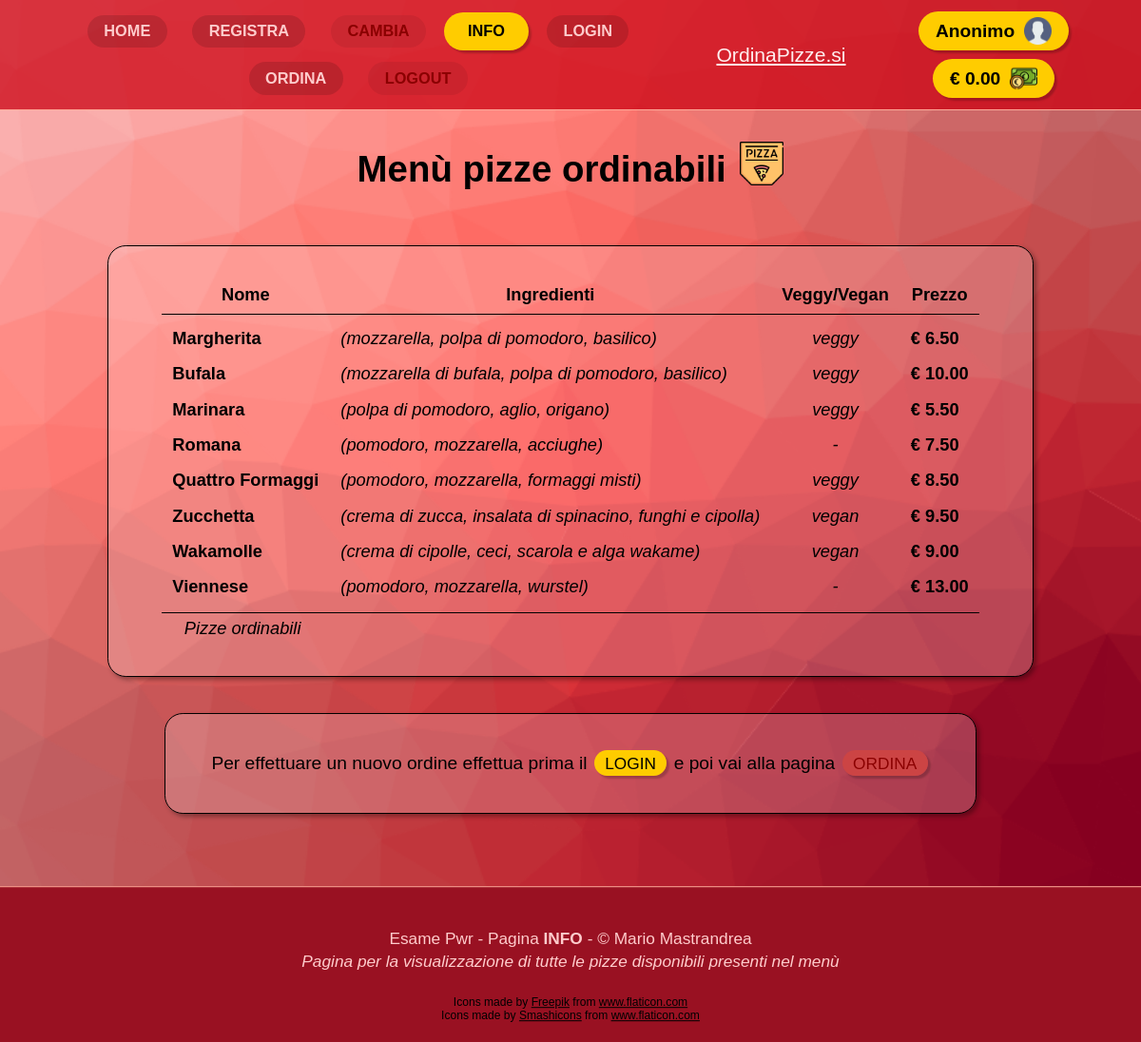
The app's page /website_pwr__project_copy/info/info.php with its own data.
### tables this page shows
CREATE TABLE `pizze` (
  `id` int(10) UNSIGNED NOT NULL,
  `ingredienti` varchar(60) NOT NULL,
  `nome` varchar(32) NOT NULL,
  `tipo` enum('veggy','vegan') DEFAULT NULL,
  `prezzo` int(10) UNSIGNED NOT NULL,
  `qty` smallint(5) UNSIGNED NOT NULL
);

### website_pwr__project_copy/session_code.php (called while the page is built, shortened)
<?php
   $is_user_authenticated = $_SESSION["is-user-authenticated"] ?? false;
   $is_user_manager = $_SESSION["logged-in-user"]["is-user-manager"] ?? false;
?>

### website_pwr__project_copy/info/retrieve_available_pizzas.php (called while the page is built, shortened)
<?php
   require "../db_utilities.php";
   $error_messages = array();
   $connection = mysqli_connect("localhost", "uWeak", "posso_leggere?", "pizzasporto", 8889);
   $statement = null;
   $available_menu_pizzas = retrieve_available_pizzas_from_db($connection, $statement, $error_messages);
   $error_occurred = count($error_messages) > 0;
?>

### website_pwr__project_copy/db_utilities.php (called while the page is built, shortened)
<?php
   function retrieve_available_pizzas_from_db(&$connection, &$statement, &$error_messages) {
      return retrieve_pizzas_with_min_qty(1, $connection, $statement, $error_messages);
   }
   function retrieve_pizzas_with_min_qty($min_qty, &$connection, &$statement, &$error_messages) {
      $query = "SELECT  id, ingredienti, nome, tipo, prezzo, qty
                  FROM `pizzasporto`.`pizze`
                 WHERE  qty >= ?";
      $statement = mysqli_prepare($connection, $query);
      mysqli_stmt_bind_param($statement, "i", $min_qty);
      mysqli_stmt_execute($statement);
      $menu_pizzas = array();
      mysqli_stmt_bind_result($statement, $pizza_id, $pizza_ingredients, $pizza_name,
                                 $pizza_type, $pizza_price, $pizza_qty);
      while(mysqli_stmt_fetch($statement)) {
         $menu_pizzas[$pizza_id] = array(
            "id" => $pizza_id,
            "ingredients" => $pizza_ingredients,
            "name" => $pizza_name,
            "type" => $pizza_type ?? "-",
            "price" => floatval($pizza_price) / 100.0,
            "qty" => $pizza_qty
         );
      }
      return $menu_pizzas;
   }
?>

### website_pwr__project_copy/info/info_content.php (the view, shortened to what this page needs)
         </ul>  <?php
   $menu_table_rows = array();
   foreach($available_menu_pizzas as $pizza_id => $pizza_info) {
      $pizza_info["price"] = number_format($pizza_info["price"], 2);
      $row = "";
      if($is_user_authenticated) {
         $row =
            "<tr>
               <td class=\"pizza-name\">{$pizza_info['name']}</td>
               <td class=\"pizza-ingredients\">({$pizza_info['ingredients']})</td>
               <td class=\"pizza-type\">{$pizza_info['type']}</td>
               <td class=\"pizza-qty\">{$pizza_info['qty']}</td>
               <td class=\"pizza-price\"><span class=\"no-wrap\">&euro; {$pizza_info['price']}</span></td>
            </tr>";
      }
      else {
         $row =
            "<tr>
               <td class=\"pizza-name\">{$pizza_info['name']}</td>
               <td class=\"pizza-ingredients\">({$pizza_info['ingredients']})</td>
               <td class=\"pizza-type\">{$pizza_info['type']}</td>
               <td class=\"pizza-price\"><span class=\"no-wrap\">&euro; {$pizza_info['price']}</span></td>
            </tr>";
      }
      array_push($menu_table_rows, $row);
   }
   $menu_table_rows = join("\n", $menu_table_rows);
   $menu_table_header = "";
   if($is_user_authenticated) {
      $menu_table_header =
         "<tr>
            <th>Nome</th>
            <th>Ingredienti</th>
            <th>Veggy/Vegan</th>
            <th>Quantit&agrave;</th>
            <th>Prezzo</th>
         </tr>";
   }
   else {
      $menu_table_header =
         "<tr>
            <th>Nome</th>
            <th>Ingredienti</th>
            <th>Veggy/Vegan</th>
            <th>Prezzo</th>
         </tr>";
   }
 ?>
<table id="menu-pizzas-table">
   <caption>Pizze ordinabili</caption>
   <thead>
      <?= $menu_table_header ?>
   </thead>
   <tbody>
      <?= $menu_table_rows ?>
   </tbody>
</table>

### website_pwr__project_copy/info/info.php (shortened to what this page needs)
<?php
   require "../pages_utilities.php";
   require "../session_code.php";
   require "../logout/logout_check.php";
   require "retrieve_available_pizzas.php";
?>
<!DOCTYPE html>
<html lang="it">
<head>
   <link rel="stylesheet" href="../styles.css">
   <link rel="stylesheet" href="info.css">
</head>
<body>
   <?= print_header_and_select("info", $is_user_authenticated, $is_user_manager) ?>
   <div class="main-container">
      <h1>  <?php
         if($error_occurred && !$no_available_pizzas) {  ?>
            Si &egrave; verificato un errore <img src="../images/red_error.png" alt="red error icon" class="inline"> <?php
         }
         else { ?>
            Men&ugrave; pizze ordinabili
               <img src="../images/icons/pizza_box_icon.png" alt="pizza box icon" class="inline"> <?php
         } ?>
      </h1>
      <main id="menu-info-box" class="main-box">
         <?php
            require "info_content.php";
         ?>
      </main>
      <?php
         if(!$error_occurred) { ?>
            <div class="main-box" id="suggestion-box">
               <p>Per effettuare un nuovo ordine <?= $is_user_authenticated ?
                  " vai alla pagina <a href=\"../ordina/ordina.php\"><span class=\"page-name\">ORDINA</span></a>" :
                  " effettua prima il <a href=\"../login/login.php\"><span class=\"page-name\">LOGIN</span></a>
                  e poi vai alla pagina <span class=\"page-name disabled\">ORDINA</span>" ?>
               </p>
            </div> <?php
         } ?>
   </div>
   <?= print_footer_of_page("info") ?>
</body>
</html>

### website_pwr__project_copy/pages_utilities.php (shortened to what this page needs)
<?php
   function print_header_and_select($page_selected, $is_user_authenticated, $is_user_manager) {
      global $menu_items;
      $is_user_manager = $is_user_manager === true ? true : false;
      $is_user_authenticated = $is_user_authenticated === true ? true : false;
      if(isset($page_selected) && array_key_exists($page_selected, $menu_items)
         && $page_selected !== "finale") {
         if($page_selected === "conferma")
            $menu_items["ordina"]["selected"] = "selected";
         else
            $menu_items[$page_selected]["selected"] = "selected";
      }
      if(!$is_user_manager)
         disable_page("cambia", $menu_items);
      if($is_user_authenticated) {
         disable_page("login", $menu_items);
      }
      else {
         disable_page("logout", $menu_items);
      }
      $menu_output = array();
      foreach($menu_items as $item) {
         if($item["name"] === "CONFERMA" || $item["name"] === "FINALE") continue;
         $menu_open_tag_element = $item["disabled"] === "disabled" ? "div" : "a href=\"{$item['href']}\"";
         $menu_end_tag_element = $item["disabled"] === "disabled" ? "div" : "a";
         array_push($menu_output,
            "<$menu_open_tag_element class=\"menu-item {$item['selected']} {$item['disabled']}\" title=\"{$item['title']}\">
               {$item['name']}
            </$menu_end_tag_element>");
      }
      $menu_output = join("\n", $menu_output);
      $username = $_SESSION["logged-in-user"]["username"] ?? "Anonimo";
      $money = number_format($_SESSION["logged-in-user"]["money"] ?? 0.0, 2);
      $username_title = $is_user_authenticated ? ($is_user_manager ? "Utente gestore &apos;$username&apos; autenticato" :
                         "Utente &apos;$username&apos; autenticato") : "Utente non autenticato";
      $user_image_name = $is_user_authenticated ? ($is_user_manager ? "manager_user" : "user") : "anonymous_user";
      $money_title = $money === "0.00" ? "Portafoglio vuoto" : "Il tuo portafoglio: &euro; $money";
      $user_info_output =
         "<div class=\"username-box\" title=\"$username_title\">
            <span class=\"username\">$username</span>
            <img src=\"../images/$user_image_name.png\" alt=\"user icon\" class=\"inline\">
         </div>
         <div class=\"money-box\" title=\"$money_title\">
            <span class=\"money\" id=\"user-current-money\">&euro; $money</span>
            <img src=\"../images/money.png\" alt=\"money icon\" class=\"inline\">
         </div>";
      $website_title_box =
         "<div class=\"website-title\" title=\"Nome del sito\">
            <a href=\"../home/home.php\">OrdinaPizze.si</a>
         </div>";
      $header_output =
         "<header class=\"row-header\">
            <nav class=\"menu-flex-row\">
               $menu_output
            </nav>
            $website_title_box
            <div class=\"user-info-flex-row\">
               $user_info_output
            </div>
         </header>";
      return $header_output;
   }
   function disable_page($page_name, &$menu_items) {
      $menu_items[$page_name]["disabled"] = "disabled";
   }
   function print_footer_of_page($page_name) {
      global $menu_items;
      $page_description = isset($page_name) ? $menu_items[$page_name]["description"] : "Errore";
      $page_link = isset($page_name) ? $menu_items[$page_name]["href"] : "#"; ?>
      <footer class="footer-flex-row">
         <div class="footer-content">
            <div class="page-info">
               <p>Esame Pwr - Pagina <a href="<?= $page_link ?>" class="<?= isset($page_name) ? "page-name" : "error-page" ?>">
                  <?= $page_name ?? "non disponibile" ?></a> - &copy; Mario Mastrandrea</p>
               <p class="page-description"><?= $page_description ?></p>
            </div>
            <div class="attributions">
               <div class="author-attribution">Icons made by <a href="https://www.freepik.com" title="Freepik">
                  Freepik</a> from <a href="https://www.flaticon.com/" title="Flaticon">www.flaticon.com</a></div>
               <div class="author-attribution">Icons made by <a href="https://smashicons.com/" title="Smashicons">
                  Smashicons</a> from <a href="https://www.flaticon.com/" title="Flaticon">www.flaticon.com</a></div>
            </div>
         </div>
      </footer> <?php
   }
      $is_user_manager = $GLOBALS["is_user_manager"] ?? false ?>

### website_pwr__project_copy/info/info.css (style rules this page uses)
h1 img.inline { height: 1.2em; }
#welcome-message-box img.inline, h1 img.inline { top: 0.3em; margin-left: 0.2rem; }
.main-container .main-box { width: fit-content; width: -moz-fit-content; }
#suggestion-box p { margin: 0.5rem 0; line-height: 1.4; }
#menu-pizzas-table { border-collapse: collapse; caption-side: bottom; margin: 0.2rem 0.4rem 0.5rem; font-size: 0.95em; }
#menu-pizzas-table th, #menu-pizzas-table td { padding: 0.4rem 0.6rem; }
#menu-pizzas-table td.pizza-type, #menu-pizzas-table td.pizza-qty { text-align: center; }
#menu-pizzas-table td.pizza-ingredients, #menu-pizzas-table td.pizza-type { font-style: italic; }
#menu-pizzas-table td.pizza-name, #menu-pizzas-table td.pizza-price { font-weight: 600; }
#menu-pizzas-table thead th { border-bottom: 1px solid black; padding-bottom: 0.5rem; }
#menu-pizzas-table tbody tr:first-child td { padding-top: 0.7rem; }
#menu-pizzas-table tbody tr:last-child td { border-bottom: 1px solid black; padding-bottom: 0.8rem; }
#menu-pizzas-table caption { margin-top: 0.3rem; font-style: italic; font-weight: normal; text-align: left; text-indent: 1.25rem; }

### records on screen
pizze: nome "Margherita", ingredienti "mozzarella, polpa di pomodoro, basilico", tipo "veggy"
pizze: nome "Bufala", ingredienti "mozzarella di bufala, polpa di pomodoro, basilico", tipo "veggy"
pizze: nome "Marinara", ingredienti "polpa di pomodoro, aglio, origano", tipo "veggy"
pizze: nome "Romana", ingredienti "pomodoro, mozzarella, acciughe"
pizze: nome "Quattro Formaggi", ingredienti "pomodoro, mozzarella, formaggi misti", tipo "veggy"
pizze: nome "Zucchetta", ingredienti "crema di zucca, insalata di spinacino, funghi e cipolla", tipo "vegan"
pizze: nome "Wakamolle", ingredienti "crema di cipolle, ceci, scarola e alga wakame", tipo "vegan"
pizze: nome "Viennese", ingredienti "pomodoro, mozzarella, wurstel"

### other values on screen
$menu_output "HOME REGISTRA CAMBIA INFO LOGIN ORDINA LOGOUT"
$username "Anonimo"
$money "0.00"
$pizza_info['price'] "6.50 10.00 5.50 7.50 8.50 9.50 9.00 13.00"
$pizza_info['type'] "- -"
$page_name "INFO"
$page_description "Pagina per la visualizzazione di tutte le pizze disponibili presenti nel menù"
